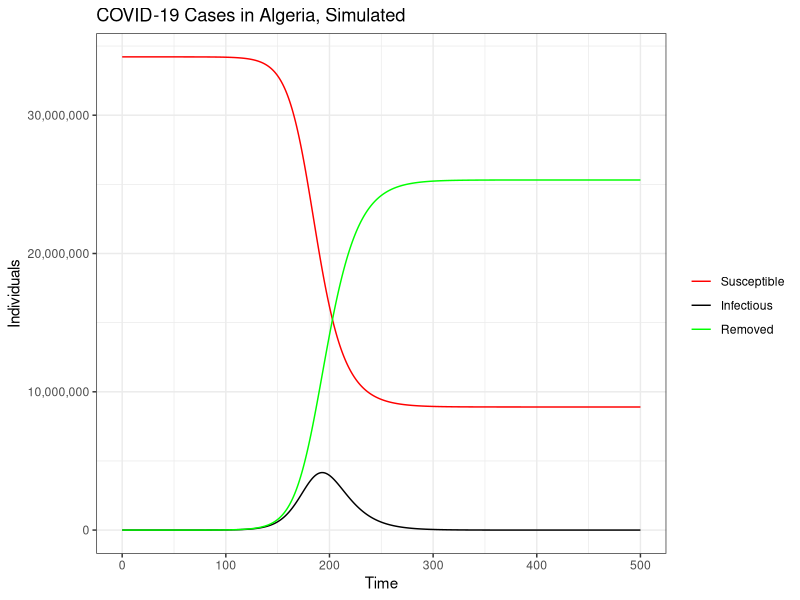
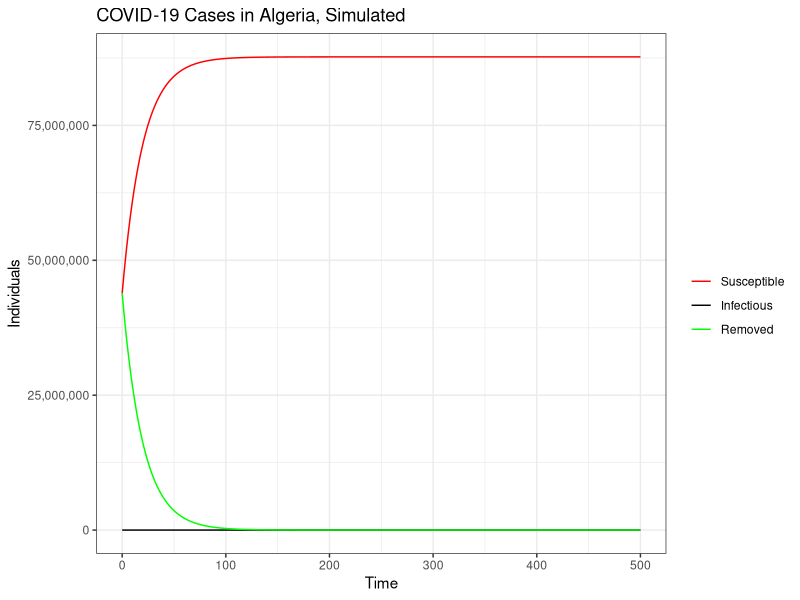
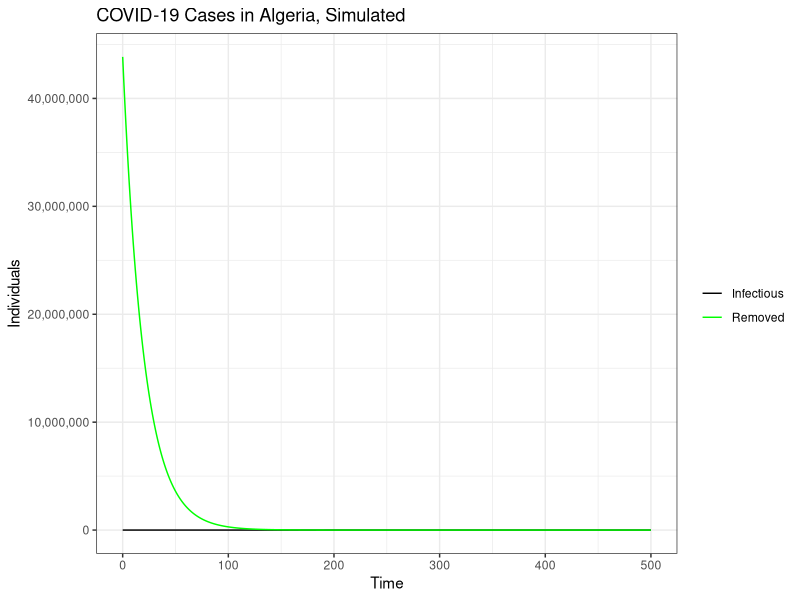

Reproduce these figures in R, in order.

#packages.install("deSolve")
#packages.install("tidyverse")
library(deSolve)
library(tidyverse)

#begin with simple SIR function
#sir function
sir <- function(time, init, parameters) {
  with(as.list(c(init, parameters)), {
    dS <- -beta * S * I / N
    dI <-  beta * S * I / N - gamma * I
    dR <-  gamma * I
    
    return(list(c(dS, dI, dR)))
  })
}

#set the parameters
init       <- c(S = 34217997, I = 3, R = 0)
parameters <- c(N = 34218000, beta = 0.182, gamma = 0.1)
times      <- seq(0, 500, by = 1)

#solve the system of ODE's
out <- ode(y = init, times = times, func = sir, parms = parameters)

#convert to dataframe
out <- as.data.frame(out)
#check values
head(out, 10)
#visualize
SIR_graph <- out %>%
  ggplot(aes(x = times)) +
  labs(y="Individuals",
       x="Time",
       title="COVID-19 Cases in Algeria, Simulated") +
  geom_line(aes(y= S, color = "Susceptible")) +
  geom_line(aes(y= I, color = "Infectious")) +
  geom_line(aes(y= R, color = "Removed")) +
  scale_y_continuous(labels = scales::comma) +
  scale_color_manual(name = "",
                     breaks = c("Susceptible", "Infectious", "Removed"),
                     values = c("red", "black", "green")) + theme_bw()
SIR_graph
## Alternate Plot Method from Source Code
# matplot(x = times, y = out, type = "l",
#         xlab = "Time", ylab = "Susceptible and Recovered", main = "SIR Model",
#         lwd = 1, lty = 1, bty = "l", col = 2:4)
# 
# ## Add legend
# legend(40, 0.7, c("Susceptible", "Infected", "Recovered"), pch = 1, col = 2:4, bty = "n")



#SIRD model with vax-Algeria model using Algeria data
sird <- function(time, init, parameters) {
  with(as.list(c(init, parameters)), {
    dS <- -beta * S * I / N + alpha * R - epsilon * S / N
    dI <-  beta * S * I / N  - kappa * rho * I - (1 - kappa) * lambda * I
    dR <- (1-kappa) * lambda * I - alpha * R + epsilon * S / N 
    #dD <-  kappa * rho * I
    
    #return(list(c(dS, dI, dR, dD)))
    return(list(c(dS, dI, dR)))
  })
}
#variable definitions
#beta: infection rate
#kappa: case fatality rate
#alpha: rate at which vaccine is ineffective and vaccinated individuals lose immunity
#epsilon: vaccination rate
#lambda: recovery time
#rho: time to death
#set up parameters
init <- c(S = 43851044, I = 0, R = 43851044)
params <- c(N = 43851044, alpha = 0.05, beta = 0.0561215, gamma = 0.0455331, kappa = 0.014, epsilon = 0.0003, lambda = 0.1, rho = .067)
times      <- seq(0, 500, by = 1)

#solve the system of ODE's
out1 <- ode(y = init, times = times, func = sird, parms = params)

#convert to dataframe
out1 <- as.data.frame(out1)
#check values
head(out1, 100)
#visualize
SIRD_graph <- out1 %>%
  ggplot(aes(x = times)) +
  labs(y="Individuals",
       x="Time",
       title="COVID-19 Cases in Algeria, Simulated") +
  geom_line(aes(y= S, color = "Susceptible")) +
  geom_line(aes(y= I, color = "Infectious")) +
  geom_line(aes(y= R, color = "Removed")) +
  #geom_line(aes(y =D, color = "Dead")) +
scale_y_continuous(labels = scales::comma) +
  scale_color_manual(name = "",
                     breaks = c("Susceptible", "Infectious", "Removed", "Dead"),
                     values = c("red", "black", "green", "blue")) + theme_bw()
SIRD_graph

#what it looks like without S line
SIRD_graph_noS <- out1 %>%
  ggplot(aes(x = times)) +
  labs(y="Individuals",
       x="Time",
       title="COVID-19 Cases in Algeria, Simulated") +
  geom_line(aes(y= I, color = "Infectious")) +
  geom_line(aes(y= R, color = "Removed")) +
  #geom_line(aes(y =D, color = "Dead")) +
  scale_y_continuous(labels = scales::comma) +
  scale_color_manual(name = "",
                     breaks = c("Infectious", "Removed", "Dead"),
                     values = c("black", "green", "blue")) + theme_bw()
SIRD_graph_noS
